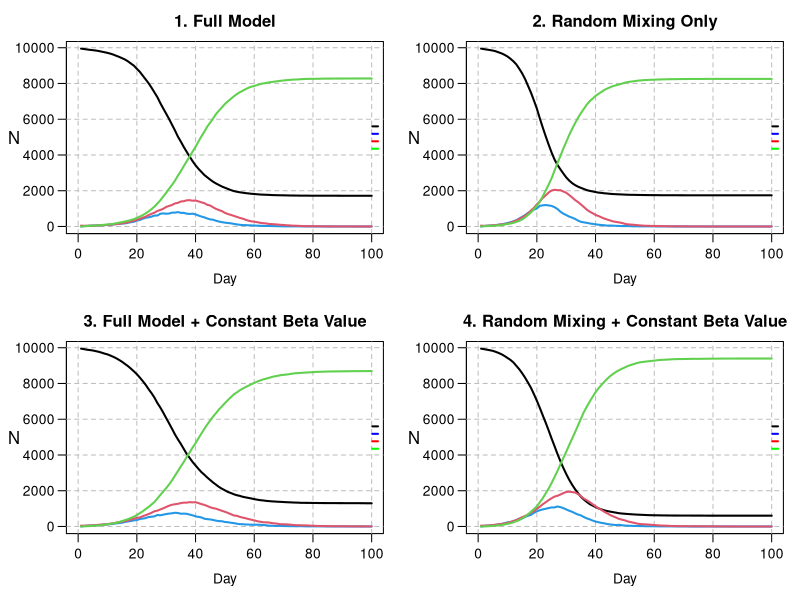

The R source for this figure:
# Zachary Gavin (s2222962): Wrote get.net, wrote household allocation, created initial nseir function, debugging and commenting
# Shaehroz Khalid (s2869421): All plotting and visualisation, turned household allocation vector to one line, debugging and commenting
# Brandon Causing (s2901457): Completion and performance optimisation of the main nseir simulation function, debugging and commenting
# division of work was close to 1/3 each

################################################################################


## GENERAL DESCRIPTION

# This script implements an agent-based SEIR (Susceptible-Exposed-Infected-Recovered)
# model to simulate the spread of an epidemic in a population of n individuals.
# The model incorporates three modes of transmission: within-household, through a
# pre-defined social network, and via random mixing.
# The script defines functions to generate the population and social network,
# run the SEIR simulation, and plot the results under different scenarios.
# The final section compares four scenarios to analyse the impact of social
# structure and individual heterogeneity (beta) on the epidemic dynamics.



######################################################################
### ------- START OF MODEL SETUP AND POPULATION GENERATION ------- ###
######################################################################

# This section defines the global parameters for the model and generates the
# base population, assigning each of the 'n' individuals to a household.


n <- 10000
people <- 1:n
h_max <- 5
beta <- runif(n, 0, 1)

set.seed(13)

######################################################################
######## ---------- HOUSEHOLD GENERATION FUNCTION ---------- #########
######################################################################

# generate n hh sizes uniform on {1,2,3,4,5}, make a vector repeating
# the "household number" the size of the hh times, then cut off at length n.

h <- rep(1:n, sample(1:h_max, n, replace = TRUE))[1:n] 


######################################################################
############ ------- NETWORK GENERATION FUNCTION ------- #############
######################################################################

# This function creates the social network connections between individuals
# who are not in the same household.

# beta is the length n vector of sociability parameters, h contains household 
# connections, nc is the average number of network connections someone has.
# get.net initially generates a vector of Bernoullis for each person i, containing
# their connections with people (i+1):n. For each person, this is immediately 
# turned into a list of indices, to save computation time, then into a list
# of connection pairs for inversion and removing hh connections.

get.net <- function(beta, h, nc=15) {
  
  n <- length(h)
  b_bar <- sum(beta)/length(beta) 
  conns_init <- vector("list", n) # initialising two lists to store connections
  conns <- vector(mode="list", length=n)
  for (i in 1:n) {
    if (i < n) { 
      b <- rbinom(n-i, 1, nc*beta[i]*beta[(i+1):n]/(b_bar^2*(n-1)) )
      # which(b==1) returns values in 1:n-i, so +i to get indices in (i+1):n
      conns_init[[i]] <- which(b == 1) + i  
    }
  }
  
  # vectorised rep, sapply returns vector. pairs is all unique net connections
  pairs <- cbind(rep(1:n, sapply(conns_init, length)), unlist(conns_init)) 
  
  if (nrow(pairs) > 0) { 
    # keep only rows of pairs where members are not in the same household
    pairs <- pairs[h[pairs[,1]] != h[pairs[,2]], , drop = FALSE] 
    
    if(nrow(pairs) > 0) {
      for (i in 1:nrow(pairs)){
        # add person 1 in pair to connections list of person 2, and vice-versa
        conns[[pairs[i,1]]] <- append(conns[[pairs[i,1]]],  pairs[i,2] )
        conns[[pairs[i,2]]] <- append(conns[[pairs[i,2]]],  pairs[i,1] )
      }
    }
  }
  
  return(conns)
}


######################################################################
############## ------- SEIR SIMULATION FUNCTION ------- ##############
######################################################################

# This function is the core of the model. It simulates the epidemic over 
# nt time steps, tracking the number of individuals in each SEIR compartment.

# beta is sociability vector. h contains a list of what household each person 
# is in. alink is a nested list of the net connections of each person. 
# alpha contains parameters governing the prob. of exposure from each pathway. 
# alpha[1] concerns hh infection, alpha[2] network infections, alpha[3] gen. mixing. 
# delta is daily prob of I->R. gamma is daily prob of E->R. 
# nc is a measure of how much "social interaction" happens in the population
# nt is number of days the simulation runs over, and pinf is prop of population
# initially infected

nseir <- function(beta, h, alink, 
                  alpha=c(0.1, 0.01, 0.01), 
                  delta=.2, 
                  gamma=.4, 
                  nc=15, nt=100, pinf=.005) {
  
  ### --- 1. Set-Up --- ###
  n <- length(beta)
  x <- rep(0,n) # everyone starts off susceptible 
  num_to_infect <- max(1, round(pinf*n))
  x[sample(1:n, num_to_infect)] <- 2 # pick a few people to start off infected
  
  # set up households (who's in each household)
  hh_index_list <- split(1:n, h) 
  
  # for future calculation of mixing probs
  b_bar <- sum(beta)/n
  
  # initialize counts of statuses for day 1
  t <- S <- E <- I <- R <- rep(0, nt)
  t[1] <- 1
  S[1] <- n - num_to_infect
  I[1] <- num_to_infect
  
  ### --- 2. Daily Simulation --- ###
  # each day:
  # -- find who transitions to a different status 
  # -- count how many people are in each status
  for(i in 2:nt) {
    
    # random numbers assigned to each person to compare with transition probs
    u <- runif(n) 
    
    # keep track of infected people
    infected_indices <- which(x == 2)
    n_infected <- length(infected_indices)
    
    ## -- 2a. Infectious to Recovered -- ##
    # transition from infected to recover with probability = delta
    x[x == 2 & u < delta] <- 3
    
    ## -- 2b. Exposed to Infectious -- ##
    # transition from exposed to infected with probability = gamma
    x[x == 1 & u < gamma] <- 2
    
    ## -- 2c. Set-Up of Susceptible to Exposed -- ##
    # find who transitions from susceptible to exposed
    # initialize lists of those exposed through infected people 
    hh_exposed <- net_exposed <- mix_exposed <- integer(0)
    
    # if nobody's infected, nobody can become exposed
    if (n_infected > 0) {
      
      ## -- 2c(i). Household Exposure -- ##
      # find who gets infected from household contacts
      # ** prob of getting infected by a household member = alpha[1]
      # -----
      # count how many people are infected in each household
      hh_infected_counts <- tabulate(h[infected_indices], nbins = max(h))
      # which households have someone infected in them
      infected_hh <- which(hh_infected_counts > 0)
      # prob of infection by at least one infected household member
      if (length(infected_hh) > 0) {
        hh_probs <- 1 - (1-alpha[1])^hh_infected_counts[infected_hh]
        # who transitions to infected in the household
        hh_exposed <- unlist(
          Map(function(hh, prob) { # this applies function to each pair
            hh_members <- hh_index_list[[as.character(hh)]]
            sus <- hh_members[x[hh_members] == 0] 
            sus[u[sus] < prob]
          }, hh = infected_hh, prob = hh_probs), use.names = FALSE
        )
      }
      
      ## -- 2c(ii). Regular Network Exposure -- ##
      # find who gets infected from regular network contacts
      # ** prob of getting infected by regular network contact = alpha[2]
      # -----
      # who is in a regular network with someone infected
      neighbors_of_infected <- unlist(alink[infected_indices], use.names = FALSE)
      if(length(neighbors_of_infected) > 0) {
        # count how many people are infected in each regular network 
        net_infected_counts <- tabulate(neighbors_of_infected, nbins = n)
        # which networks have someone infected in them
        sus_exposed_to_net <- which(net_infected_counts > 0 & x == 0)
        # prob of infection by at least one infected regular network contact
        if (length(sus_exposed_to_net) > 0) {
          net_probs <- 1 - (1-alpha[2])^net_infected_counts[sus_exposed_to_net]
          # who transitions to infected in network
          net_exposed <- sus_exposed_to_net[u[sus_exposed_to_net] < net_probs]
        }
      }
      
      ## -- 2c(iii). Random Mixing Exposure -- ##
      # find who gets infected from random mixing
      # ** prob of infection by random mixing = a[3]*b[i]*b[j]/(b_bar^2*(n-1))
      # ** b[i], b[j] are "sociability" parameters for people i, j
      # -----
      # total number of contacts between all infected people
      total_contacts <- n_infected * nc
      # randomly select who those contacts are
      contacts <- sample(n, total_contacts, replace = TRUE)
      # match infected people to their corresponding contacts
      infected_repeats <- rep(infected_indices, each = nc)
      # for each infected person, replace any contacts that are themselves (rare)
      invalid <- contacts == infected_repeats
      while (any(invalid)) {
        contacts[invalid] <- sample(1:n, sum(invalid), replace = TRUE)
        invalid <- contacts == infected_repeats
      } # implicitly makes prob of selection = nc/(n-1)
      
      # infection probs between infected people and their contacts
      probs <- alpha[3]*beta[infected_repeats]*beta[contacts]/(b_bar^2)
      # safeguard against probabilities > 1, which happens when both
      # -- alpha[3]/b_bar^2 > 1 (when alpha[3] large or beta right-skewed),
      # -- both beta[i], beta[j] close to 1 (highly social)
      if (alpha[3]/b_bar^2 > 1) {
        probs <- pmin(probs, 1)
      }
      # exp^(sum(log(x_i))) computationally faster than prod(x_i)
      log_prob_no_infection <- log1p(-probs)
      sum_log_probs <- tapply(log_prob_no_infection, contacts, sum)
      # prob of infection by at least one infected random contact
      prob_infection <- 1 - exp(sum_log_probs)
      # all together, we have the desired probability
      
      # keep track of who came into contact with those infected
      ids_contacted <- as.integer(names(sum_log_probs))
      # subset to those that are susceptible
      sus_contacted <- ids_contacted[x[ids_contacted] == 0]
      # who transitions to infected from mixing
      if(length(sus_contacted) > 0) {
        # new unifs to ensure independence from network/household processes
        u_mix <- runif(length(sus_contacted), 0, 1) 
        prob_idx <- match(sus_contacted, ids_contacted)
        mix_exposed <- sus_contacted[u_mix < prob_infection[prob_idx]]
      }
      
    }
    
    ## -- 2d. Susceptible to Exposed -- ##
    # gather everyone who transitions from susceptible to exposed
    if (length(hh_exposed) > 0 || length(net_exposed) > 0 || length(mix_exposed) > 0) {
      newly_exposed <- unique(c(hh_exposed, net_exposed, mix_exposed))
      x[newly_exposed] <- 1
    }
    
    ## -- 2e. Daily Counts -- ##
    # keep track of daily counts of statuses
    S[i] <- sum(x == 0)
    E[i] <- sum(x == 1)
    I[i] <- sum(x == 2)
    R[i] <- sum(x == 3)
    t[i] <- i
  }
  
  ### --- 3. Output --- ###
  # each component of list is an SEIR status with corresponding daily counts
  return(list(t = t, S = S, E = E, I = I, R = R))
}


######################################################################
############## ------- PLOTTING HELPER FUNCTION ------- ##############
######################################################################

epi_plot <- function(beta, h, alink, 
                     alpha = c(0.1, 0.01, 0.01),
                     delta = 0.2,
                     gamma = 0.4,
                     nc = 15, nt = 100, pinf = 0.005,
                     title = "SEIR Dynamics") {
  
  epi <- nseir(beta, h, alink, alpha, delta, gamma, nc, nt, pinf)
  
  plot(x = NA, y = NA, xlim = c(0, max(epi$t)), ylim = c(0, max(epi$S)), 
       xlab = "", ylab = "", main = title, las = 1)
  
  grid(nx = NULL, ny = NULL, lty = 2, col = "gray", lwd = 1)
  
  title(xlab = "Day", mgp = c(2.2, 0.7, 0)) #Spacing for x axis and title
  #title(ylab = "N", mgp = c(2.5, 0.7, 0)) #Spacing for y axis and title
  mtext("N", side = 2, las = 1, line = 2.8)
  
  lines(x = epi$t, y = epi$S, lty = 1, lwd = 2)
  lines(epi$E, col = 4, lty = 1, lwd = 2) 
  lines(epi$I, col = 2, lty = 1, lwd = 2)
  lines(epi$R, col = 3, lty = 1, lwd = 2)

  legend(x = "right", 
         legend = c("Susceptible", "Exposed",
                    "Infected", "Recovered"),
         col = c("black", "blue",
                  "red", "green"),
         lty = 1, lwd = 2, seg.len = 0.5,
         x.intersp = 0.5, y.intersp = 0.5,
         inset = -0.22,
         bty = "n",
         cex = 0.9)
}


######################################################################
############# ------- MODEL SCENARIO COMPARISON ------- ##############
######################################################################

par(mfrow = c(2, 2), mar = c(4, 4, 2.5, 1), mgp = c(2.2, 0.7, 0)) #2x2 grid, mar allows good spacing, mgp moves axis

adjacencyList_variable_beta <- get.net(beta, h)

#scenario 1: full model with default parameters
epi_plot(beta, h, adjacencyList_variable_beta, title = "1. Full Model")


#scenario 2: random mixing only
epi_plot(beta, h, adjacencyList_variable_beta, alpha = c(0, 0, 0.04),
         title = "2. Random Mixing Only")

#scenario 3: full model with constant beta value
beta_const <- rep(mean(beta), n)
adjacencyList_constant_beta <- get.net(beta_const, h)
epi_plot(beta_const, h, adjacencyList_constant_beta, 
         title = "3. Full Model + Constant Beta Value")

#scenario 4: random mixing with constant beta
epi_plot(beta_const, h, adjacencyList_constant_beta, alpha = c(0, 0, 0.04),
         title = "4. Random Mixing + Constant Beta Value")

par(mfrow = c(1, 1))


######################################################################
################ ------- DISCUSSION OF PLOTS -------- ################
######################################################################

# When we remove household and network effects, while holding constant the
# total no. of daily contacts, we see the epidemic proceeding noticeably
# faster. This occurs both in the case of non-constant and constant beta.
# In the full model, although the total number of contacts in a day
# is the same as the mixing only model, these contacts will be
# concentrated locally. This introduces the possibility, for instance,
# for household groups to all get infected, at which point there can 
# be no disease spread in this pathway. These types of effects will
# combine to slow the spread when compared to the mixing only model. 
